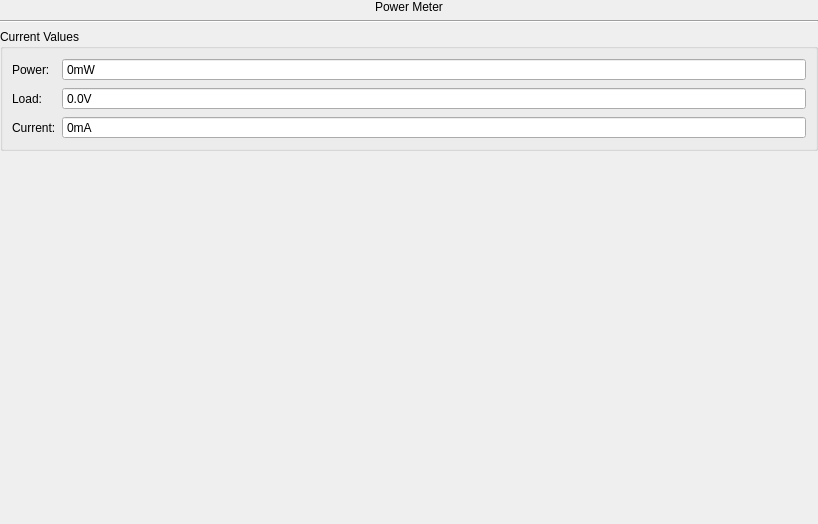
<?xml version="1.0" encoding="UTF-8"?>
<ui version="4.0">
 <class>WidgetPowerMeterForm</class>
 <widget class="QWidget" name="WidgetPowerMeterForm">
  <property name="geometry">
   <rect>
    <x>0</x>
    <y>0</y>
    <width>818</width>
    <height>524</height>
   </rect>
  </property>
  <property name="windowTitle">
   <string>Form</string>
  </property>
  <layout class="QGridLayout" name="gridLayout_2">
   <property name="leftMargin">
    <number>0</number>
   </property>
   <property name="topMargin">
    <number>0</number>
   </property>
   <property name="rightMargin">
    <number>0</number>
   </property>
   <property name="bottomMargin">
    <number>0</number>
   </property>
   <item row="0" column="0">
    <widget class="QLabel" name="lTitle">
     <property name="text">
      <string>Power Meter</string>
     </property>
     <property name="alignment">
      <set>Qt::AlignCenter</set>
     </property>
    </widget>
   </item>
   <item row="1" column="0">
    <widget class="Line" name="line">
     <property name="orientation">
      <enum>Qt::Horizontal</enum>
     </property>
    </widget>
   </item>
   <item row="2" column="0">
    <widget class="QGroupBox" name="gbPowerMeter">
     <property name="title">
      <string>Current Values</string>
     </property>
     <layout class="QGridLayout" name="gridLayout">
      <item row="0" column="0">
       <widget class="QLabel" name="label">
        <property name="text">
         <string>Power:</string>
        </property>
       </widget>
      </item>
      <item row="0" column="1">
       <widget class="QDoubleSpinBox" name="spPower">
        <property name="sizePolicy">
         <sizepolicy hsizetype="Minimum" vsizetype="Fixed">
          <horstretch>1</horstretch>
          <verstretch>0</verstretch>
         </sizepolicy>
        </property>
        <property name="readOnly">
         <bool>true</bool>
        </property>
        <property name="buttonSymbols">
         <enum>QAbstractSpinBox::NoButtons</enum>
        </property>
        <property name="suffix">
         <string>mW</string>
        </property>
        <property name="decimals">
         <number>0</number>
        </property>
        <property name="maximum">
         <double>10000.000000000000000</double>
        </property>
        <property name="value">
         <double>0.000000000000000</double>
        </property>
       </widget>
      </item>
      <item row="1" column="0">
       <widget class="QLabel" name="label_2">
        <property name="text">
         <string>Load:</string>
        </property>
       </widget>
      </item>
      <item row="1" column="1">
       <widget class="QDoubleSpinBox" name="spLoad">
        <property name="readOnly">
         <bool>true</bool>
        </property>
        <property name="buttonSymbols">
         <enum>QAbstractSpinBox::NoButtons</enum>
        </property>
        <property name="suffix">
         <string>V</string>
        </property>
        <property name="decimals">
         <number>1</number>
        </property>
        <property name="maximum">
         <double>10000.000000000000000</double>
        </property>
        <property name="value">
         <double>0.000000000000000</double>
        </property>
       </widget>
      </item>
      <item row="2" column="0">
       <widget class="QLabel" name="label_3">
        <property name="text">
         <string>Current:</string>
        </property>
       </widget>
      </item>
      <item row="2" column="1">
       <widget class="QDoubleSpinBox" name="spCurrent">
        <property name="readOnly">
         <bool>true</bool>
        </property>
        <property name="buttonSymbols">
         <enum>QAbstractSpinBox::NoButtons</enum>
        </property>
        <property name="suffix">
         <string>mA</string>
        </property>
        <property name="decimals">
         <number>0</number>
        </property>
        <property name="maximum">
         <double>10000.000000000000000</double>
        </property>
        <property name="value">
         <double>0.000000000000000</double>
        </property>
       </widget>
      </item>
     </layout>
    </widget>
   </item>
   <item row="3" column="0">
    <widget class="QWidget" name="wChart" native="true">
     <property name="sizePolicy">
      <sizepolicy hsizetype="Preferred" vsizetype="Preferred">
       <horstretch>0</horstretch>
       <verstretch>10</verstretch>
      </sizepolicy>
     </property>
    </widget>
   </item>
  </layout>
 </widget>
 <resources/>
 <connections/>
</ui>
